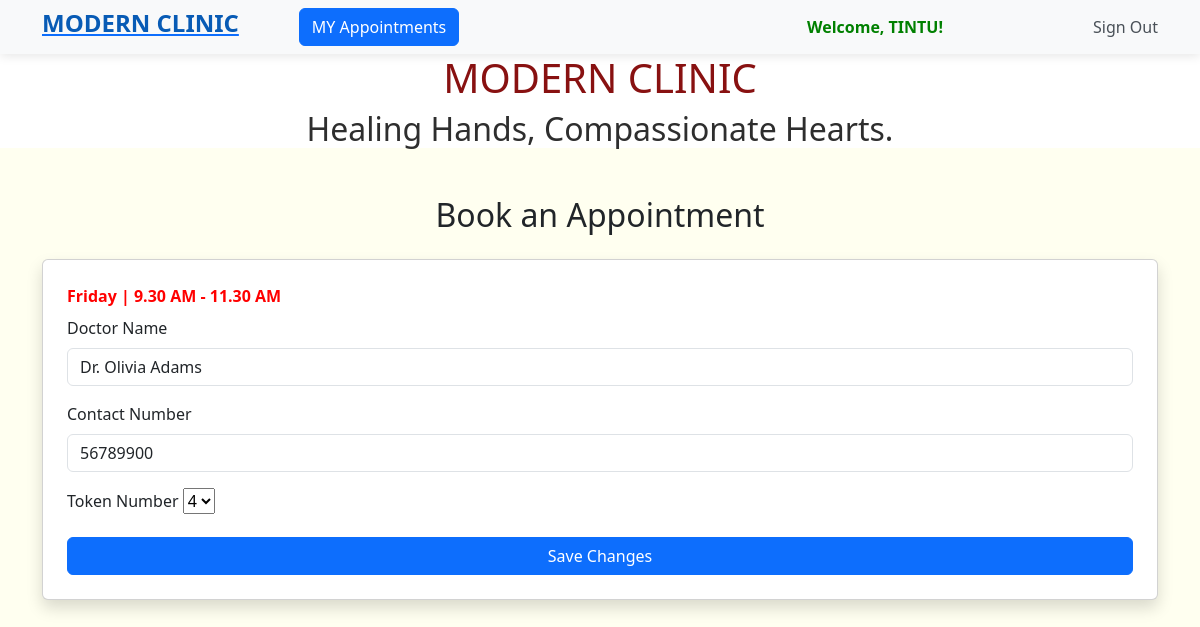
The app's page /edit_appointment/5/4 (signed in) with its own data.
### booking/models.py (models this page shows, shortened)
class TeamofDoctors(models.Model):
    name = models.CharField(max_length=50,null=True,blank=True)
    specialization = models.CharField(max_length=50,null=True,blank=True)
    op_date = models.CharField(max_length=250,null=True,blank=True)

class Appointment(models.Model):
    user = models.ForeignKey(User,on_delete=models.CASCADE)
    contact_no = models.PositiveIntegerField(null=True)
    doctor = models.ForeignKey(TeamofDoctors,on_delete=models.CASCADE)
    token = models.OneToOneField(Token,on_delete=models.CASCADE)
    booking_datetime = models.DateTimeField(default=timezone.now)

class Token(models.Model):
    doctor = models.ForeignKey(TeamofDoctors,on_delete=models.CASCADE)
    token_number = models.PositiveIntegerField()
    is_booked = models.BooleanField(default=False)

### booking/views.py (the view)
# urls.py: path('edit_appointment/<int:doctor_id>/<token_no>',views.edit_appointment,name="edit_appointment"),
@login_required
def edit_appointment(request,doctor_id,token_no):
    doctor = TeamofDoctors.objects.get(id=doctor_id)
    tokens = Token.objects.filter(doctor=doctor_id,is_booked=False)
    appointment = Appointment.objects.get(user=request.user,doctor=doctor_id)
    return render(request,"booking/edit_appointment.html",{'doctor':doctor,'tokens':tokens,'appointment':appointment})

### booking/templates/booking/edit_appointment.html (shortened to what this page needs)
<!DOCTYPE html>
{% extends 'booking/home.html'%}
{% block content %}
<html lang="en">
<head>
    <link rel="stylesheet" href="https://cdn.jsdelivr.net/npm/bootstrap@5.3.0/dist/css/bootstrap.min.css">
</head>
<body>
<div class="container mt-5">
    <h2 class="text-center mb-4">Book an Appointment</h2>
    <div class="card p-4 shadow">
        <form method="post" action="{% url 'save_changes' old_token=appointment.token.token_number %}">
            <strong><label style="color: red;" for="" class="form-label">{{doctor.op_date}}</label></strong>
            <div class="mb-3">
                <label for="patientName" class="form-label">Doctor Name</label>
                <input type="text" class="form-control"  value="{{doctor.name}}" readonly>
            </div>
            <div class="mb-3">
                <label for="contactNumber" class="form-label">Contact Number</label>
                <input type="tel" class="form-control" id="contactNumber" placeholder="Enter your contact number" name="mobile_no" value="{{appointment.contact_no}}" required>
            </div>
            <div class="mb-3">
                <label for="tokenNumber" class="form-label">Token Number</label>
                <select name="token_id">
                    <option>{{appointment.token.token_number}}</option>
                </select>
            </div>
            <button type="submit" class="btn btn-primary w-100">Save Changes</button>
        </form>
    </div>
</div>
</body>
</html>
{% endblock %}

### booking/templates/booking/home.html (shortened to what this page needs)
<!DOCTYPE html>
<html lang="en">
<head>
    <link rel="stylesheet" href="https://cdn.jsdelivr.net/npm/bootstrap@5.3.0/dist/css/bootstrap.min.css">
     <link href="https://cdn.jsdelivr.net/npm/bootstrap@5.3.0/dist/css/bootstrap.min.css" rel="stylesheet">
</head>
   <nav class="navbar navbar-expand-lg">
    <div class="container">
         <a href="{% url 'home' %}"><h4 style="color: #085bb5;"><strong>MODERN CLINIC</strong></h4></a>
         <a href="{% url 'my_appointments' %}"><button class="btn btn-primary" style="margin-left: 60px;">MY Appointments</button></a>
        <div class="collapse navbar-collapse" id="navbarNav">
            <ul class="navbar-nav ms-auto">
                {% if user.is_authenticated %}
                    <li class="nav-item" style="margin-right: 150px;">
                        <span class="nav-item welcome-text"><strong style="color:green ;">Welcome, {{ user.username | upper}}!</strong></span>
                    </li>
                    <li class="nav-item">
                        <form method="post" action="{% url 'sign_out' %}" class="d-inline">
                            <button type="submit" class="nav-link btn btn-link" style="border: none; padding: 0; background: none;">
                                Sign Out
                            </button>
                        </form>
                    </li>
                {% endif %}
            </ul>
        </div>
    </div>
</nav>
<body style="background-color: ivory;">
    <div style="text-align: center;background-color: rgb(255, 255, 255);">
        <h1 style="color: rgb(136, 17, 17);">MODERN CLINIC</h1>
        <H2 style="color: rgb(46, 46, 46);font-family:inherit;">Healing Hands, Compassionate Hearts.</H2>
    </div>
    {% block content %}{% endblock %}
</body>
</html>

### booking/templates/booking/home.html (style rules this page uses)
body { background-color: #f1f3f5; }
.navbar { background-color: #f8f9fa !important; box-shadow: 0px 2px 10px rgba(0, 0, 0, 0.1); }
.nav-link { color: #495057 !important; transition: 0.3s; }
.welcome-text { font-weight: bold; color: #007bff; }

### records on screen
TeamofDoctors: op_date "Friday | 9.30 AM - 11.30 AM", name "Dr. Olivia Adams"
Appointment: mobile_no "56789900", token_id "4"

### other values on screen
{{ user.username | upper }} "TINTU"
